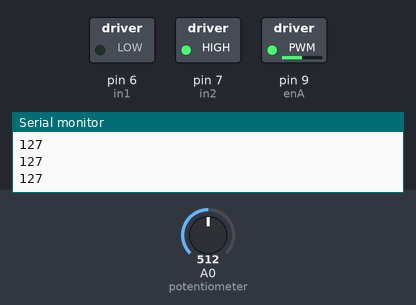
A sketch run on a simulated Arduino Uno, built with avr-gcc and run on an emulated ATmega328P. Shown: switched loads named in the sketch (green lamp = pin HIGH), the last lines printed to the serial monitor. The test bench sets the inputs (shaded band); at power-on: A0 (potentiometer) = 512.

Above: at 1.2 s.
1.3 s: A0 (potentiometer) set to 716
At 1.9 s:
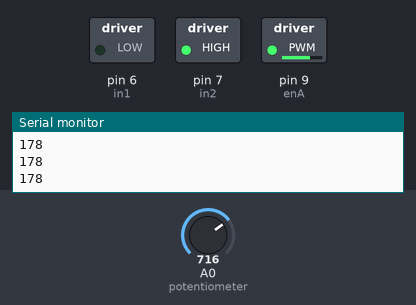
2.8 s: A0 (potentiometer) set to 900
At 3.2 s:
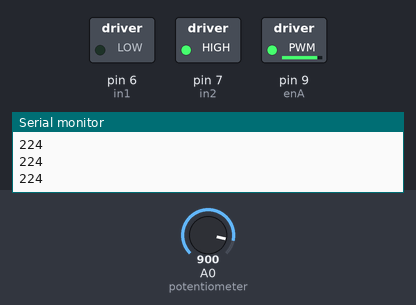
4.3 s: A0 (potentiometer) set to 122
At 5.4 s:
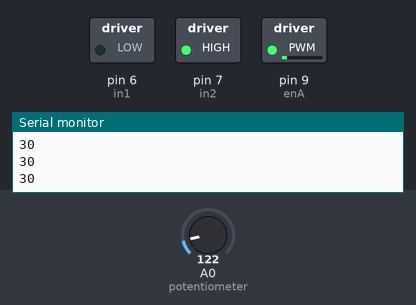
5.8 s: A0 (potentiometer) set to 0
At 6.6 s:
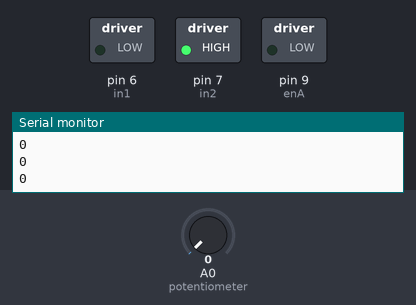
7.3 s: A0 (potentiometer) set to 511
At 7.7 s:
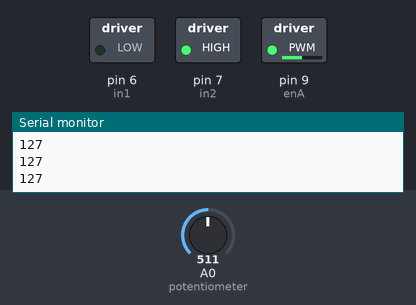
Timing chart, 0 to 9.8 s (numbered marks = the images above; inputs shaded):
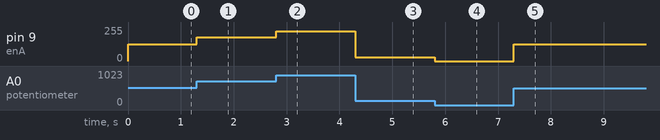

Measured:
- after the input at 1.3 s, pin 9 (enA): 127/255 → 178/255 at once
- after the input at 2.8 s, pin 9 (enA): 178/255 → 224/255 at once
- after the input at 4.3 s, pin 9 (enA): 224/255 → 30/255 at once
- after the input at 5.8 s, pin 9 (enA): 30/255 → 0/255 at once
- after the input at 7.3 s, pin 9 (enA): 0/255 → 127/255 at once

The sketch:

toetsMotorAlleen.ino
```cpp
/*  Arduino DC Motor Control - PWM | H-Bridge | L298N

    Beheer die motor met 'n enkele reostaat
*/

#define enA 9
#define in1 6
#define in2 7


void setup() {
  pinMode(enA, OUTPUT);
  pinMode(in1, OUTPUT);
  pinMode(in2, OUTPUT);

  // Set initial rotation direction
  digitalWrite(in1, LOW);
  digitalWrite(in2, HIGH);

  Serial.begin(9600); // open the serial port at 9600 bps:
}

void loop() {
  int potValue = analogRead(A0); // Read potentiometer value
  int pwmOutput = map(potValue, 0, 1023, 0 , 255); // Map the potentiometer value from 0 to 255
  analogWrite(enA, pwmOutput); // Send PWM signal to L298N Enable pin

  Serial.println(pwmOutput);
}
```
